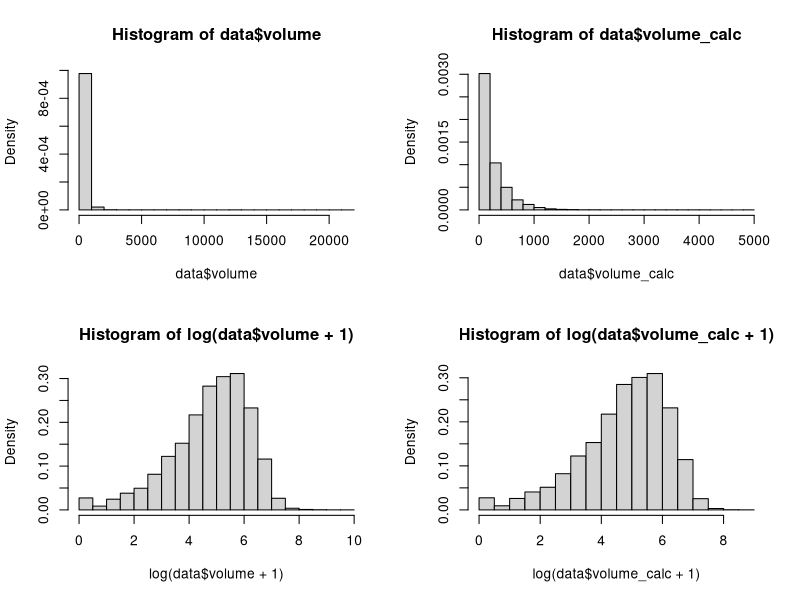
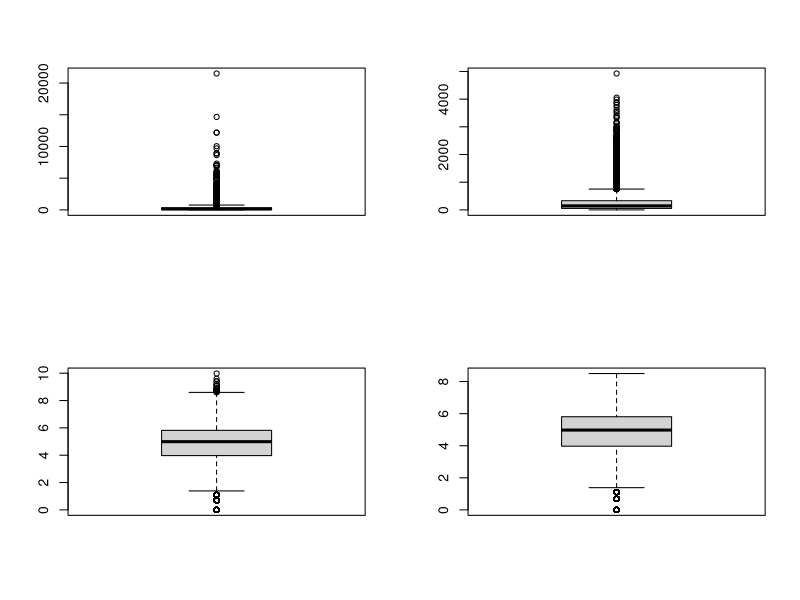
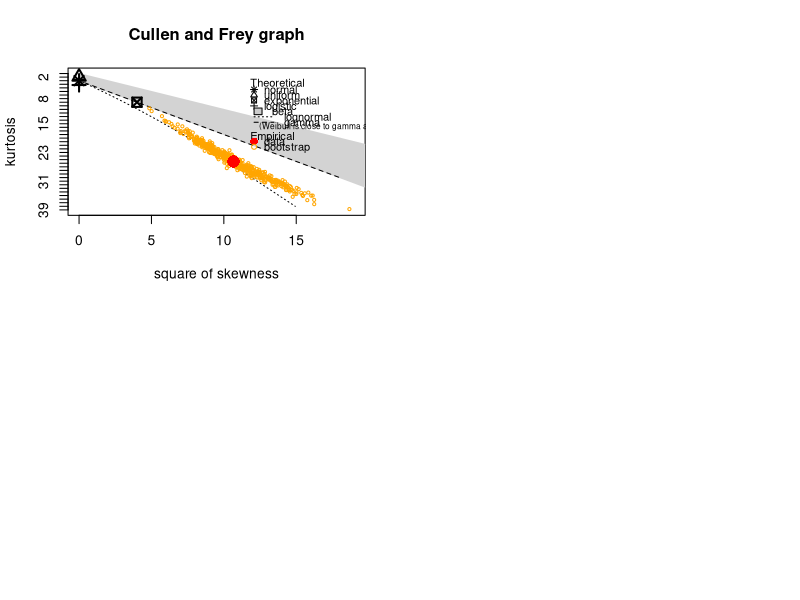
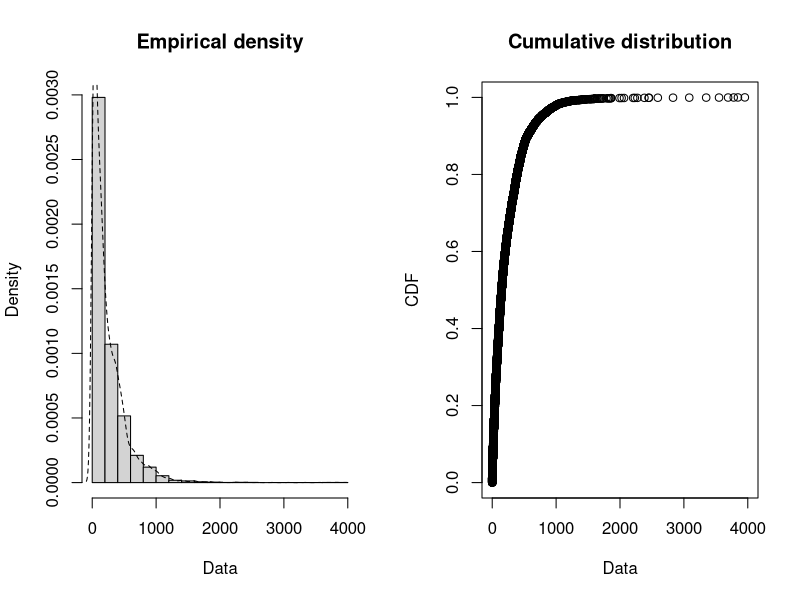
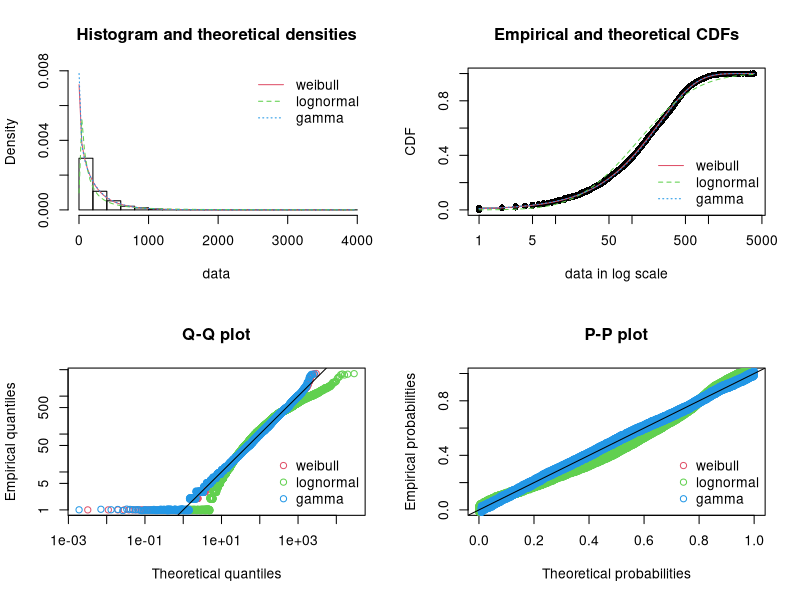

Write R code to recreate these figures, in order.
## ---- chunk 1
knitr::opts_chunk$set(echo = TRUE)
library(MASS)
library(fitdistrplus)
## ---- chunk 2
data <- read.csv(file = "traffic_sample.csv")
summary(data)
str(data)
## ---- chunk 3
par(mfrow=c(2,2))
hist(data$volume, freq=FALSE)
hist(data$volume_calc, freq=FALSE)
hist(log(data$volume+1), freq=FALSE)
hist(log(data$volume_calc+1), freq=FALSE)
boxplot(data$volume)
boxplot(data$volume_calc)
boxplot(log(data$volume+1))
boxplot(log(data$volume_calc+1))
## ---- chunk 4
set.seed(48)
volume <- sample(data$volume, length(data$volume)*0.1)
## ---- chunk 5
descdist(volume, boot = 500)
plotdist(volume, histo = TRUE, demp = TRUE , xlogscale = TRUE, ylogscale = TRUE)
## ---- chunk 6
d <- (volume+1) #некоторые преобразования
fit_w  <- fitdist(d, "weibull")
fit_ln <- fitdist(d, "lnorm")
fit_g <- fitdist(d, "gamma")
summary(fit_ln)
summary(fit_w)
summary(fit_g)
## ---- chunk 7
par(mfrow=c(2,2))
plot.legend <- c("weibull", "lognormal", "gamma")
denscomp(list(fit_w, fit_ln, fit_g), legendtext = plot.legend)
cdfcomp (list(fit_w, fit_ln, fit_g), xlogscale = TRUE, legendtext = plot.legend)
qqcomp  (list(fit_w, fit_ln, fit_g), xlogscale = TRUE, ylogscale = TRUE, legendtext = plot.legend)
ppcomp  (list(fit_w, fit_ln, fit_g), legendtext = plot.legend)
## ---- chunk 8
gofstat(list(fit_ln, fit_w, fit_g), fitnames = c("lnorm", "weibull", "gamma"))

#посмотрим Колмогорова-Смирнова на данных (не самый мощный и не самый красивый..)
paste("ks.test weibull", ks.test(d, "pweibull", shape = fit_w$estimate[1], scale = fit_w$estimate[2])$p.value)
paste("ks.test gamma", ks.test(d, "pgamma", shape = fit_g$estimate[1], scale = fit_g$estimate[2])$p.value)
paste("ks.test lnorm", ks.test(log(d), "pnorm")$p.value)
## ---- chunk 9
#Уточним параметры
b <- bootdist(fit_w, bootmethod="nonparam", niter=500) 
b <- summary(b)
b
## ---- chunk 10
diff = data$volume - data$volume_calc
print(paste0("Всего кандидатов на удаление: ",
  length(diff[diff > 0]),
  ", в хвостах Boxplot-а: ",
            length(boxplot.stats(log(data$volume_calc))$out)))

#qh = qweibull(0.975, shape = median(sapply(b$estim[1], as.numeric)), 
#            scale = median(sapply(b$estim[2], as.numeric)), log = FALSE)
#ql = qweibull(0.025, shape = median(sapply(b$estim[1], as.numeric)), 
#            scale = median(sapply(b$estim[2], as.numeric)), log = FALSE)

#print(paste("В хвостах нашего распределения:",
#  length(data$volume_calc[data$volume_calc < ql | data$volume_calc < qh])))

outliers = dweibull(data$volume_calc, shape = median(sapply(b$estim[1], as.numeric)), 
            scale = median(sapply(b$estim[2], as.numeric)), log = FALSE)

print(paste("Оутлаеров среди них:",
  length(outliers[outliers < 5*10^-5])))
